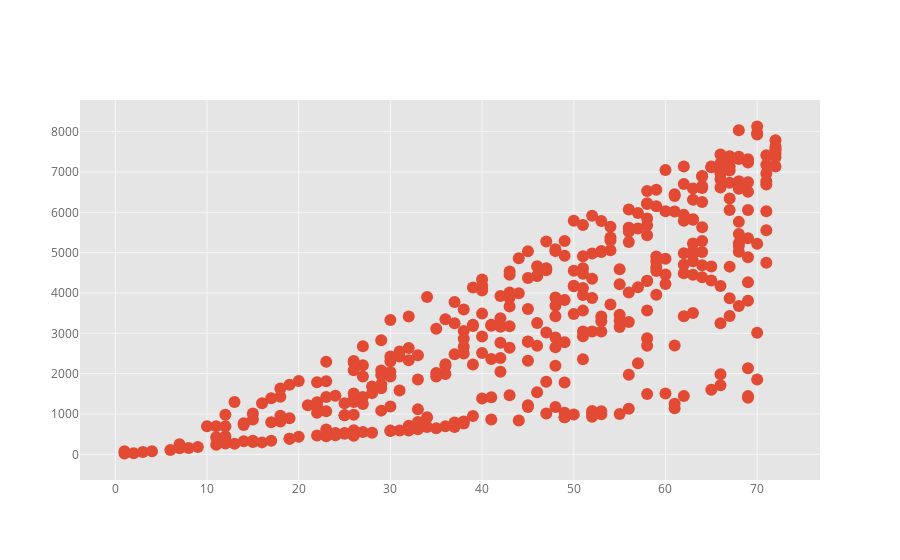

Source (notebook cell):
### Code cell
data.iplot(x='tenure', y='TotalCharges', mode='markers')

### Figure 1 — Plotly figure (JSON) as saved in the notebook; plotly's stock layout.template omitted (floating-point values rounded to 4 significant figures; data arrays with more than 128 entries replaced by an {"elided": "..."} marker saying what was removed)
{"data": [{"line": {"color": "rgba(226, 74, 51, 1.0)", "dash": "solid", "shape": "linear", "width": 1.3}, "marker": {"size": 12, "symbol": "circle"}, "mode": "markers", "name": "TotalCharges", "text": "", "type": "scatter", "uid": "22cd3487-eea7-4d1d-aef2-8b6424c01eec", "x": {"elided": "398 int values"}, "y": {"elided": "398 float values"}}], "layout": {"legend": {"bgcolor": "#FFFFFF", "font": {"color": "#666666"}}, "paper_bgcolor": "#FFFFFF", "plot_bgcolor": "#E5E5E5", "title": {"font": {"color": "#151516"}}, "xaxis": {"gridcolor": "#F6F6F6", "showgrid": true, "tickfont": {"color": "#666666"}, "title": {"font": {"color": "#666666"}, "text": ""}, "zerolinecolor": "#F6F6F6"}, "yaxis": {"gridcolor": "#F6F6F6", "showgrid": true, "tickfont": {"color": "#666666"}, "title": {"font": {"color": "#666666"}, "text": ""}, "zerolinecolor": "#F6F6F6"}}}
